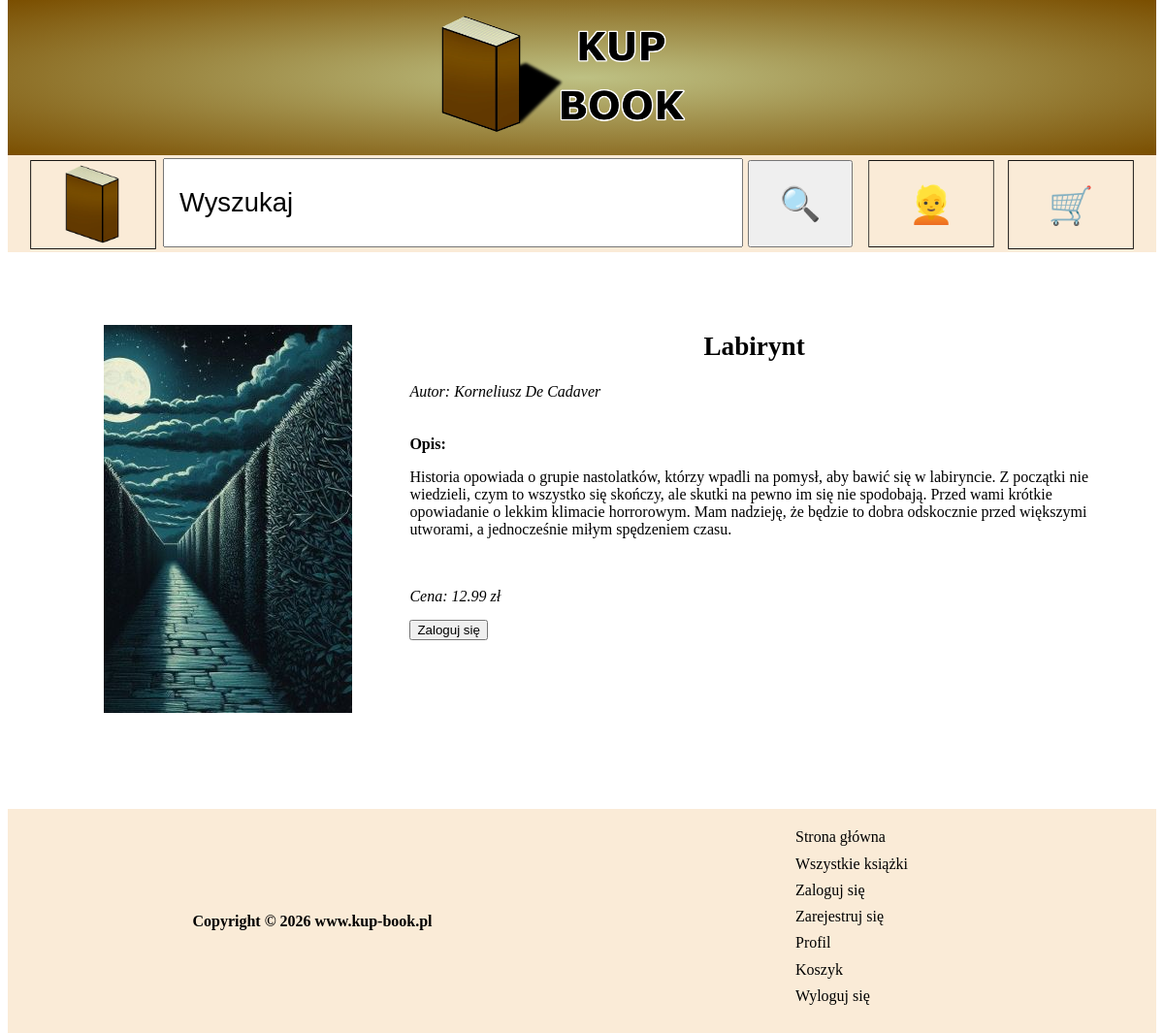
Before: /book?book_name=28 with the older database file.
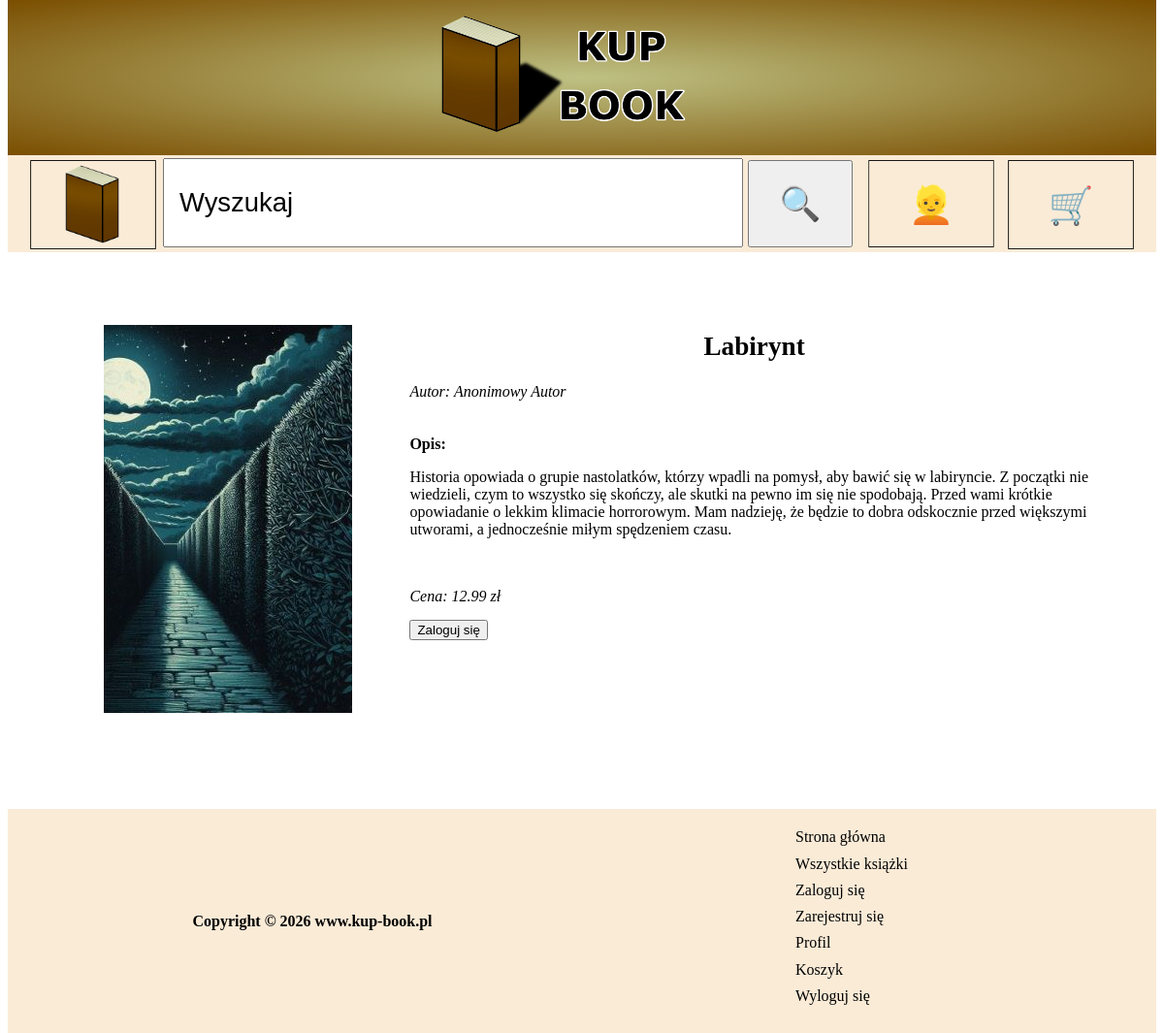
After: the same page with the newer database file.
### tables this page shows
CREATE TABLE `books` (
  `id` int(11) NOT NULL,
  `title` varchar(100) NOT NULL,
  `author` varchar(100) DEFAULT NULL,
  `description` text DEFAULT NULL,
  `price` decimal(5,2) NOT NULL,
  `file_path` text NOT NULL,
  `cover` varchar(1000) NOT NULL
);

### book/index.php (the view, shortened to what this page needs)
<?php
    $connection = mysqli_connect("127.0.0.1","root","");
    mysqli_select_db($connection,"kup_book");
?>
<!DOCTYPE html>
<html lang="pl">
<head>
    <link rel="stylesheet" href="/bookshop/style/style.css">
</head>
<body>
    <?php
        require ($_SERVER['DOCUMENT_ROOT']."/bookshop/components/header.php");
    ?>
    <?php
        require ($_SERVER['DOCUMENT_ROOT']."/bookshop/components/nav.php");
    ?>
    <?php
        $id = $_GET['book_name'];
        $data = mysqli_fetch_array(mysqli_query($connection,"SELECT title, author, description, price, cover FROM books WHERE id = $id;"));
    ?>
    <main id="the_book">
        <figure>
            <?php
                echo ("<img src='$data[cover]' alt='$data[title]'>");
            ?>
        </figure>
        <div>
            <?php
                echo ("<header><h2>$data[title]</h2></header>");
                echo ("<em>Autor: $data[author]</em>");
            ?>
            <strong>Opis:</strong>
            <?php
                echo ("<p>$data[description]</p>");
                echo ("<em>Cena: $data[price] zł</em>");
                if (isset($_SESSION["log"])) {
                    echo ("<form>");
                    echo ("<button type='submit' name='add_to_cart' class='book_site' value='$id'>Dodaj do koszyka</button>");
                    echo ("</form>");
                } else {
                    echo ("<form action='/bookshop/login'>");
                    echo ("<input type='submit' class='book_site' value='Zaloguj się'>");
                    echo ("</form>");
                }
            ?>
        </div>
    </main>
    <?php
        require ($_SERVER['DOCUMENT_ROOT']."/bookshop/components/footer.php");
    ?>
</body>
</html>

Changed rows visible on the page:
changed books "Labirynt": author "Korneliusz De Cadaver" → "Anonimowy Autor"
